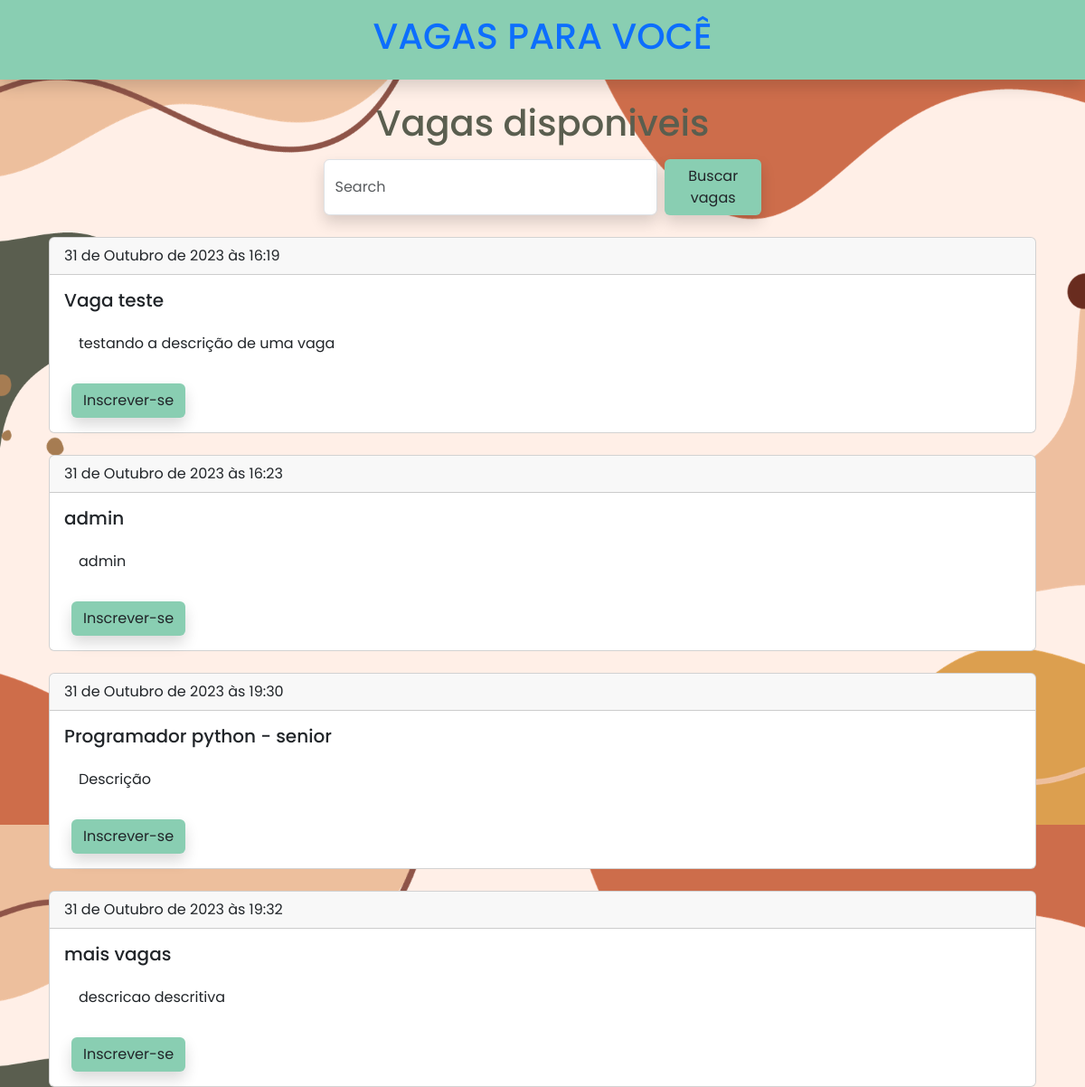
The page /vagas/ (signed in) on the database as committed earlier.
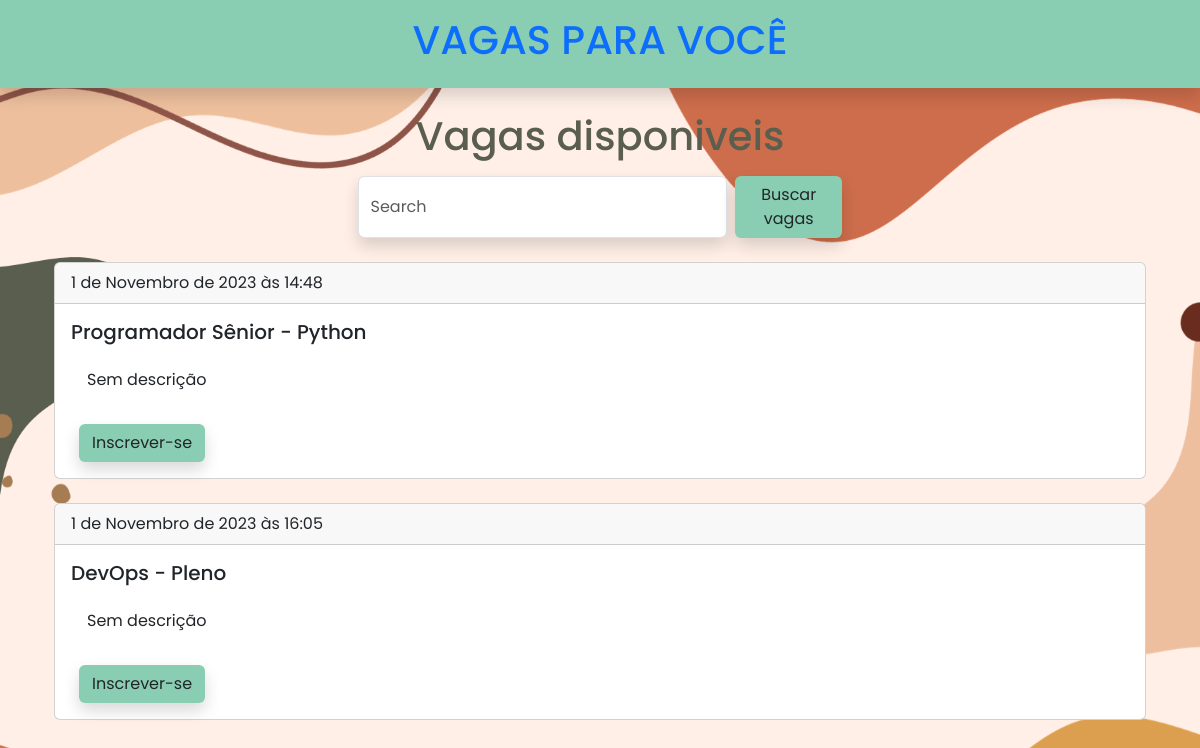
The same page on the database as committed later.
### apps/vaga_para_voce/models/vagas_model.py (models this page shows)
class Vagas(models.Model):
    dono_vaga = models.ForeignKey(User, on_delete=models.DO_NOTHING, verbose_name='Empresa', blank=True)
    titulo_vaga = models.CharField(verbose_name='Título da vaga', max_length=255, blank=True)
    descricao_vaga = models.TextField(verbose_name='Descrição da vaga', blank=False)
    dt_criacao_vaga = models.DateTimeField(default=timezone.now, verbose_name='Data de publicação', blank=True)

### apps/vaga_para_voce/views/users_view.py (the view)
# urls.py: path('vagas/', views.users_view.buscar_vagas, name='buscar_vaga'),
def buscar_vagas(request, ):
    if request.user.is_authenticated:
        vagas = Vagas.objects.all()
        return render(request, 'site/pages/vagas.html', {'vagas': vagas})
    else:
        return redirect('/login/')

### templates/site/pages/vagas.html (shortened to what this page needs)
{% extends 'site/base.html' %}
{% load static %}
{% block main %}
<section class="mt-4" style="height: 100vh !important;">
    <div class="container">
        <div class="container mb-4">
            <h1 class="text-center text-color-dark">Vagas disponiveis</h1>
            <div class="container d-flex justify-content-center my-3">
                <form action="" method="POST" class="d-flex" role="search">
                    <input class="form-control me-2 shadow" name="busca" type="search" placeholder="Search" aria-label="Search">
                    <button class="btn btn-color-primary shadow" type="submit">Buscar vagas</button>
                </form>
            </div>
            {% for vaga in vagas %}
            <div class="card mt-4">
                <div class="card-header">
                    {{vaga.dt_criacao_vaga}}
                </div>
                <div class="card-body">
                    <h5 class="card-title">{{ vaga.titulo_vaga }}</h5>
                    <p class="card-text">{{ vaga.descricao_vaga }}</p>
                    <a class="btn btn-color-primary mx-2 shadow" href="{% url 'cadastra_vaga' %}" role="button">Inscrever-se</a>
                </div>
            </div>
            {% endfor %}
        </div>
    </div>
</section>
{% endblock main %}

### templates/site/base.html (shortened to what this page needs)
<!DOCTYPE html>
<html lang="en">
<head>
    </head>{% include 'site/partials/_head.html' %}
</head>
<body>
    {% include 'site/partials/_navbar.html' %}
    <main>
        {% block main %}{%endblock main%}
    </main>
</body>
</html>

### templates/site/partials/_head.html (shortened to what this page needs)
{% load static %}
<link rel="stylesheet" href="{% static 'assets/css/style.css' %}">
<link href="https://cdn.jsdelivr.net/npm/bootstrap@5.3.2/dist/css/bootstrap.min.css" rel="stylesheet"
>

### templates/site/partials/_navbar.html
<header class="d-flex justify-content-center bg-color-primary p-3 shadow">
    <div class="">
        <h1 class="text-center text-color-dark"><a href="{% url 'user_page' %}" style="text-decoration: none !important;">VAGAS PARA VOCÊ</a></h1>
    </div>
</header>

### templates/site/partials/_scripts.html (shortened to what this page needs)
{% load static %}

### static/assets/css/style.css (style rules this page uses)
:root { --primary: #89ceb2; --yellow-bg-color: #ecc868; --pink-bg-color: #eea6bc; --blue-bg-color: #9db8e7; --text-color: #fff; --text-dark-color:#5A5E4F; }
.bg-color-primary { background: var(--primary) !important; }
.btn-color-primary { background: var(--primary) !important; }
.text-color-dark { color: var(--text-dark-color) !important; }
body { margin: 0; padding: 0; font-family: 'Poppins', sans-serif !important; overflow-x: hidden !important; background-image: url('../img/background.png'); background-position: center; background-repeat: inherit; background-size: cover; }
* { margin: 0; padding: 0; text-decoration: none; }
.home-title-container > h1, p { padding: 16px; }

Rows that differ between the two databases and show on the page:
removed Vagas: dt_criacao_vaga "31 de Outubro de 2023 às 16:23", titulo_vaga "admin", descricao_vaga "admin"
removed Vagas: dt_criacao_vaga "31 de Outubro de 2023 às 19:30", titulo_vaga "Programador python - senior", descricao_vaga "Descrição"
removed Vagas: dt_criacao_vaga "31 de Outubro de 2023 às 19:32", titulo_vaga "mais vagas", descricao_vaga "descricao descritiva"
changed Vagas: dt_criacao_vaga "31 de Outubro de 2023 às 16:19" → "1 de Novembro de 2023 às 14:48"; titulo_vaga "Vaga teste" → "Programador Sênior - Python"; descricao_vaga "testando a descrição de uma vaga" → "Sem descrição"
added Vagas: dt_criacao_vaga "1 de Novembro de 2023 às 16:05", titulo_vaga "DevOps - Pleno", descricao_vaga "Sem descrição"
